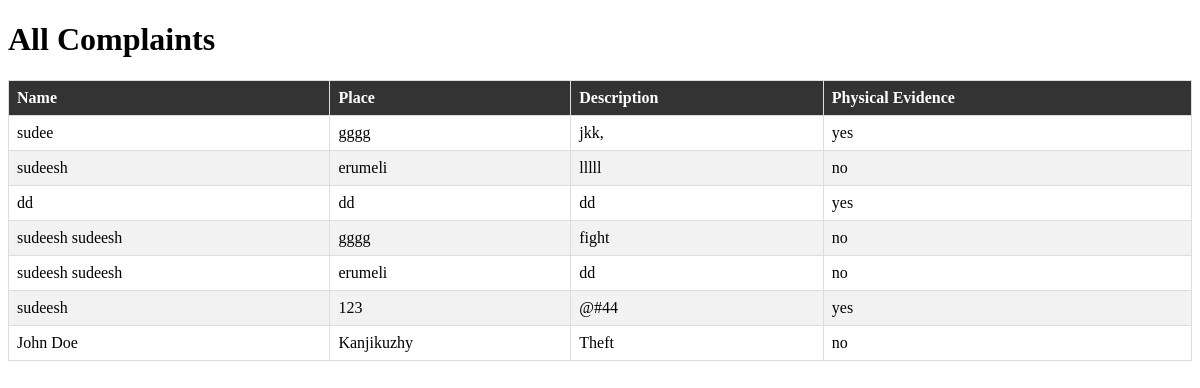
Screenshot of /complaints/ with the database file from the repository.
### MyApp/models.py (models this page shows, shortened)
class Complaint(models.Model):
    user = models.ForeignKey(User, on_delete=models.CASCADE)
    name = models.CharField(max_length=122)
    place = models.CharField(max_length=122)
    Description= models.CharField(max_length=122)
    PhysicalEvidence= models.CharField(max_length=122)
    fileUpload = models.ImageField(upload_to='evidence', blank=True)

### MyApp/views.py (the view)
# urls.py: path('complaints/', views.complaint_list, name='complaint_list'),
def complaint_list(request):
    complaints = Complaint.objects.all()
    return render(request, 'admin/complaint_list.html', {'complaints': complaints})

### templates/admin/complaint_list.html (shortened to what this page needs)
<!DOCTYPE html>
<html>
<head>
</head>
<body>
    <h1>All Complaints</h1>
    <table class="complaint-table">
        <thead>
            <tr>
                <th>Name</th>
                <th>Place</th>
                <th>Description</th>
                <th>Physical Evidence</th>
            </tr>
        </thead>
        <tbody>
            {% for complaint in complaints %}
                <tr>
                    <td>{{ complaint.name }}</td>
                    <td>{{ complaint.place }}</td>
                    <td>{{ complaint.Description }}</td>
                    <td>{{ complaint.PhysicalEvidence }}</td>
                </tr>
            {% endfor %}
        </tbody>
    </table>
</body>
</html>

### templates/admin/complaint_list.html (style rules this page uses)
.complaint-table { border-collapse: collapse; width: 100%; }
.complaint-table th, .complaint-table td { border: 1px solid #ddd; padding: 8px; text-align: left; }
.complaint-table tr:nth-child(even) { background-color: #f2f2f2; }
.complaint-table th { background-color: #333; color: white; }

### rows the page displays
Complaint: name "sudee", place "gggg", Description "jkk,", PhysicalEvidence "yes"
Complaint: name "sudeesh", place "erumeli", Description "lllll", PhysicalEvidence "no"
Complaint: name "dd", place "dd", Description "dd", PhysicalEvidence "yes"
Complaint: name "sudeesh sudeesh", place "gggg", Description "fight", PhysicalEvidence "no"
Complaint: name "sudeesh sudeesh", place "erumeli", Description "dd", PhysicalEvidence "no"
Complaint: name "sudeesh", place "123", Description "@#44", PhysicalEvidence "yes"
Complaint: name "John Doe", place "Kanjikuzhy", Description "Theft", PhysicalEvidence "no"
